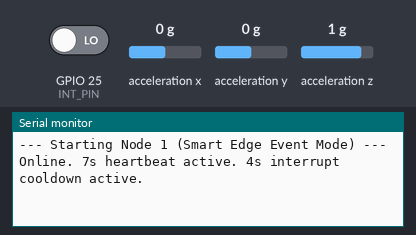
The program below on a simulated ESP32. On the bench: the last lines printed to the serial monitor. Wiring (inferred from the names in the program): MPU-6050 motion sensor at I2C address 0x68. The inputs (shaded band) are chosen by the test bench; at power-on: acceleration x 0 g, acceleration y 0 g, GPIO 25 (INT_PIN) LOW, acceleration z 1 g.

Above: at 2.2 s.
2.3 s: acceleration x set to -1.4 g
At 7.4 s:
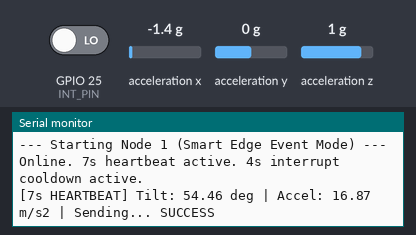
8.5 s: acceleration y set to -1.4 g
13.4 s: GPIO 25 (INT_PIN) driven HIGH
At 14.7 s:
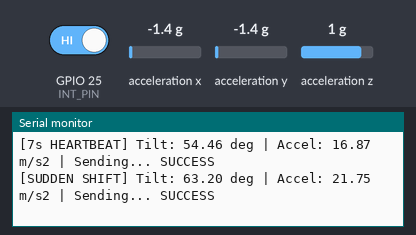
18.3 s: acceleration z set to -1.4 g
At 21.2 s:
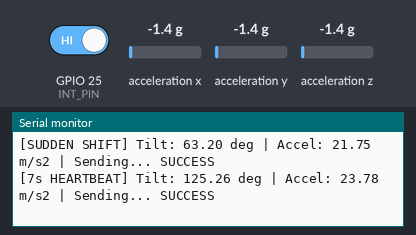

The program:

main.cpp
```cpp
#include <Arduino.h>
#include <SPI.h>
#include <Wire.h>
#include <RF24.h>
#include <RF24Network.h>
#include <RF24Mesh.h>

#define CE_PIN  4
#define CSN_PIN 5
#define MPU_ADDR 0x68 // Change to 0x69 if your AD0 pin is HIGH
#define INT_PIN 25   // Connect MPU6050 INT pin to ESP32 GPIO 25

RF24 radio(CE_PIN, CSN_PIN);
RF24Network network(radio);
RF24Mesh mesh(radio, network);

struct __attribute__((packed)) TelemetryPayload {
  uint8_t nodeId;
  float tilt;
  float vibration;
  uint8_t alertFlag;
};

// --- SMART TIMING & THRESHOLDS ---
const uint32_t HEARTBEAT_INTERVAL_MS = 7000; // 7-second routine baseline
const uint32_t INTERRUPT_COOLDOWN_MS = 4000;  // 4-second cooldown on physical impacts

const float DELTA_TILT_THRESHOLD = 3.0f;      // Only interrupt if tilt changes by > 3.0°
const float DELTA_VIB_THRESHOLD  = 5.0f;      // Only interrupt if vibration changes by > 5.0 m/s²

uint32_t lastSendTime = 0;
uint32_t lastInterruptTime = 0;

float lastTransmittedTilt = 0.0f;
float lastTransmittedVib  = 9.81f; // Default baseline gravity

volatile bool motionInterruptFired = false;

// Hardware ISR flags when MPU6050 detects sudden motion
void IRAM_ATTR motionISR() {
  motionInterruptFired = true;
}

void setupMPU6050Interrupt() {
  Wire.beginTransmission(MPU_ADDR);
  Wire.write(0x6B); Wire.write(0x00); // Wake up MPU6050
  Wire.endTransmission();

  // Set Motion Detection Threshold (1 LSB = 32mg; 15 = ~0.48g transient shock)
  Wire.beginTransmission(MPU_ADDR);
  Wire.write(0x1F); Wire.write(15);
  Wire.endTransmission();

  // Enable Motion Interrupt output on INT pin
  Wire.beginTransmission(MPU_ADDR);
  Wire.write(0x38); Wire.write(0x40);
  Wire.endTransmission();
}

void clearMPUInterrupt() {
  Wire.beginTransmission(MPU_ADDR);
  Wire.write(0x3A); // Read Interrupt Status register to clear the INT pin
  Wire.endTransmission(false);
  Wire.requestFrom((uint8_t)MPU_ADDR, (size_t)1);
  if (Wire.available()) Wire.read();
}

bool readMPUAccel(float &ax, float &ay, float &az) {
  Wire.beginTransmission(MPU_ADDR);
  Wire.write(0x3B);
  if (Wire.endTransmission(false) != 0) return false;

  Wire.requestFrom((uint8_t)MPU_ADDR, (size_t)6);
  if (Wire.available() < 6) return false;

  int16_t rawX = (Wire.read() << 8) | Wire.read();
  int16_t rawY = (Wire.read() << 8) | Wire.read();
  int16_t rawZ = (Wire.read() << 8) | Wire.read();

  // Convert raw values to m/s^2 based on default +/- 2g range
  ax = (float)rawX / 16384.0f * 9.80665f;
  ay = (float)rawY / 16384.0f * 9.80665f;
  az = (float)rawZ / 16384.0f * 9.80665f;
  return true;
}

void sendTelemetry(float currentTilt, float currentVib, const char* reason) {
  TelemetryPayload data;
  data.nodeId = 1;
  data.tilt = currentTilt;
  data.vibration = currentVib;
  // Dashboard determines CRITICAL state if absolute values are high
  data.alertFlag = (currentTilt > 5.0f || currentVib > 15.0f) ? 1 : 0;

  Serial.printf("[%s] Tilt: %.2f deg | Accel: %.2f m/s2 | Sending... ", reason, data.tilt, data.vibration);

  if (mesh.write(&data, 'M', sizeof(data))) {
    Serial.println("SUCCESS");
    // Only update baseline memory on a successful network transmission
    lastTransmittedTilt = currentTilt;
    lastTransmittedVib  = currentVib;
  } else {
    Serial.println("FAILED (Renewing address)");
    if (!mesh.checkConnection()) mesh.renewAddress();
  }
}

void setup() {
  Serial.begin(115200);
  delay(1000);

  Serial.println("\n--- Starting Node 1 (Smart Edge Event Mode) ---");

  // 1. Initialize I2C Bus (SDA=21, SCL=22)
  Wire.begin(21, 22);
  Wire.setClock(100000);

  // 2. Configure MPU6050 and Interrupts
  setupMPU6050Interrupt();
  pinMode(INT_PIN, INPUT);
  attachInterrupt(digitalPinToInterrupt(INT_PIN), motionISR, RISING);

  // 3. Initialize VSPI Bus for nRF24 strictly after I2C
  SPI.begin(18, 19, 23, 5);
  mesh.setNodeID(1);
  mesh.begin(108, RF24_250KBPS);
  radio.setPALevel(RF24_PA_LOW);

  Serial.println("Online. 7s heartbeat active. 4s interrupt cooldown active.");
}

void loop() {
  mesh.update();
  uint32_t now = millis();

  // Trigger 1: Routine 7-Second Heartbeat
  bool isHeartbeat = (now - lastSendTime >= HEARTBEAT_INTERVAL_MS);

  // Trigger 2: Hardware Interrupt Fired (with 4-second cooldown to prevent spam)
  bool isInterrupt = motionInterruptFired && (now - lastInterruptTime >= INTERRUPT_COOLDOWN_MS);

  if (isHeartbeat || isInterrupt) {
    clearMPUInterrupt();
    motionInterruptFired = false;

    float ax, ay, az;
    if (readMPUAccel(ax, ay, az)) {
      float currentTilt = atan2(hypot(ax, ay), az) * 180.0f / M_PI;
      float currentVib  = sqrt((ax * ax) + (ay * ay) + (az * az));

      if (isInterrupt) {
        lastInterruptTime = now;

        // Calculate the physical delta since the last transmission
        float deltaTilt = fabs(currentTilt - lastTransmittedTilt);
        float deltaVib  = fabs(currentVib - lastTransmittedVib);

        // Only broadcast if the impact caused a genuinely large shift
        if (deltaTilt >= DELTA_TILT_THRESHOLD || deltaVib >= DELTA_VIB_THRESHOLD) {
          lastSendTime = now; // Reset heartbeat clock so we don't double-send
          sendTelemetry(currentTilt, currentVib, "SUDDEN SHIFT");
        }
      }
      else if (isHeartbeat) {
        lastSendTime = now;
        sendTelemetry(currentTilt, currentVib, "7s HEARTBEAT");
      }
    }
  }
}
```

Measured:
- after the input at 2.3 s, the serial monitor: prints a new line after 4.7 s (image 1)
- after the input at 13.4 s, the serial monitor: prints a new line at once (image 2)
- after the input at 18.3 s, the serial monitor: prints a new line after 2.1 s (image 3)
